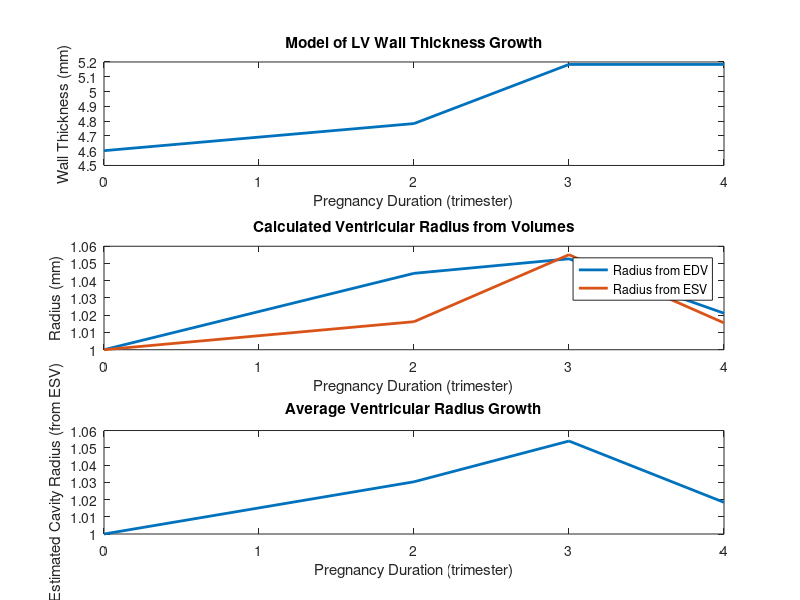

Source code (MATLAB):
clear
clc

trim = [0, 2, 3, 4];
strain = [19.3, 19.5, 19.7, 19.0];
EDV = [108, 123, 126, 115];
ESV = [46.4, 48.7, 54.5, 48.6];
h0 = 4.6;
V0 = 46.4;

% parameters (biomarkers)

amaxg = 0.10869565; % max growth rate
k1 = 0.16667; % rate of growth
tm = 3; % midpoint of growth
strain0 = 19.3;
h0 = 4.6;
EDV0 = EDV(1);
ESV0 = ESV(1);

% calculating gr(t)
dt = trim(4) - trim(1);
gr = zeros(size(trim));
gr(1) = 1;

for i = 2:length(trim)
    growth = 1/(1 + exp(-k1*(trim(i)-tm)));
    alphaeqn = max(0, strain(i) - strain0);
    growthrate = alphaeqn * growth * amaxg;
    gr(i) = gr(i-1) + growthrate * dt;
end

% wall thickness
ht = h0 * gr;

% calculating gc(t)

rEDV = (EDV/EDV0).^(1/3);
rESV = (ESV/ESV0).^(1/3);

rEDV0 = rEDV(1);
rESV0 = rESV(1);

gcEDV = rEDV / rEDV0;
gcESV = rESV / rESV0;

gcavg = (gcEDV + gcESV) / 2;


% plot

figure;
subplot(3,1,1)
plot(trim, ht, 'LineWidth', 2);
xlabel('Pregnancy Duration (trimester)');
ylabel('Wall Thickness (mm)');
title('Model of LV Wall Thickness Growth');

subplot(3,1,2)
plot(trim, rEDV, 'LineWidth', 2);
hold on;
plot(trim, rESV, 'LineWidth', 2);
xlabel('Pregnancy Duration (trimester)');
ylabel('Radius (mm)')
legend('Radius from EDV', 'Radius from ESV');
title('Calculated Ventricular Radius from Volumes');

subplot(3,1,3)
plot(trim, (gcavg * rEDV0), 'LineWidth', 2);
xlabel('Pregnancy Duration (trimester)');
ylabel('Estimated Cavity Radius (from ESV)');
title('Average Ventricular Radius Growth');